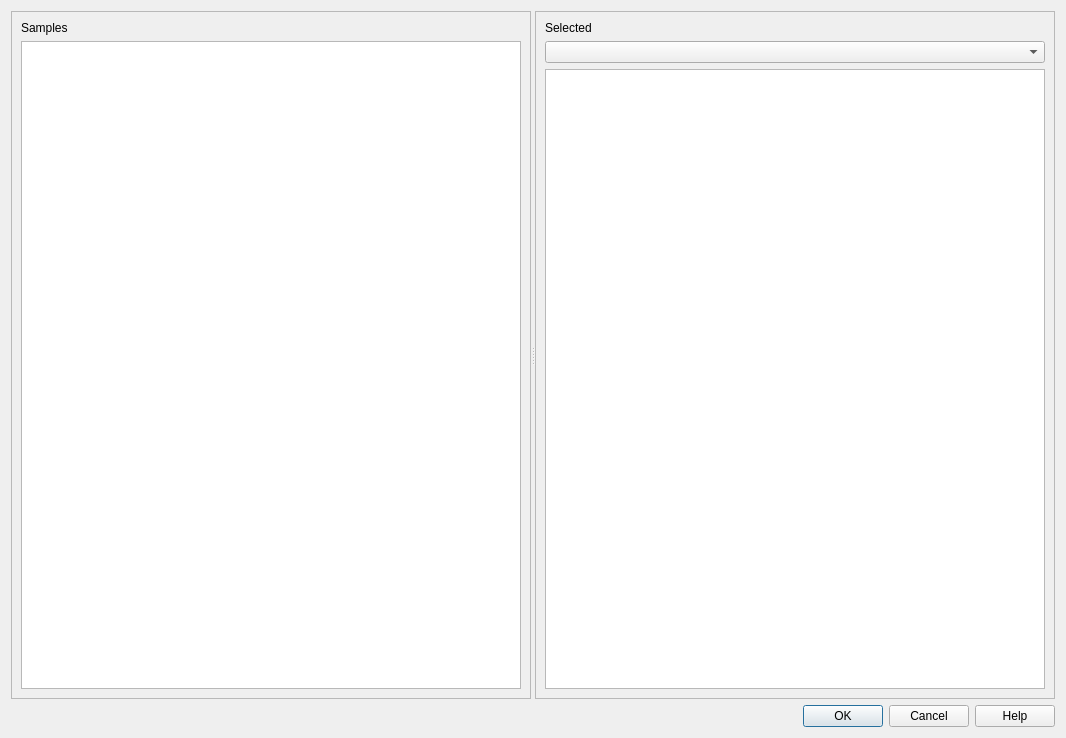
<?xml version="1.0" encoding="UTF-8"?>
<ui version="4.0">
 <class>Dialog</class>
 <widget class="QDialog" name="Dialog">
  <property name="geometry">
   <rect>
    <x>0</x>
    <y>0</y>
    <width>1066</width>
    <height>738</height>
   </rect>
  </property>
  <property name="windowTitle">
   <string>Dialog</string>
  </property>
  <layout class="QVBoxLayout" name="verticalLayout_2">
   <item>
    <widget class="QSplitter" name="splitter">
     <property name="orientation">
      <enum>Qt::Horizontal</enum>
     </property>
     <widget class="QFrame" name="FRA_SAMPLES">
      <property name="frameShape">
       <enum>QFrame::StyledPanel</enum>
      </property>
      <property name="frameShadow">
       <enum>QFrame::Raised</enum>
      </property>
      <layout class="QGridLayout" name="gridLayout">
       <item row="0" column="0">
        <widget class="QLabel" name="LBL_SAMPLE_2">
         <property name="text">
          <string>Samples</string>
         </property>
         <property name="style" stdset="0">
          <string notr="true">heading</string>
         </property>
        </widget>
       </item>
       <item row="1" column="0">
        <widget class="QTreeWidget" name="TVW_SAMPLES">
         <attribute name="headerVisible">
          <bool>false</bool>
         </attribute>
         <column>
          <property name="text">
           <string notr="true">1</string>
          </property>
         </column>
        </widget>
       </item>
      </layout>
     </widget>
     <widget class="QFrame" name="frame_2">
      <property name="frameShape">
       <enum>QFrame::StyledPanel</enum>
      </property>
      <property name="frameShadow">
       <enum>QFrame::Raised</enum>
      </property>
      <layout class="QVBoxLayout" name="verticalLayout">
       <item>
        <widget class="QLabel" name="LBL_SAMPLE">
         <property name="text">
          <string>Selected</string>
         </property>
         <property name="style" stdset="0">
          <string notr="true">heading</string>
         </property>
        </widget>
       </item>
       <item>
        <widget class="QComboBox" name="CMB_FILES"/>
       </item>
       <item>
        <widget class="QTextBrowser" name="TXT_DATA">
         <property name="tabChangesFocus">
          <bool>true</bool>
         </property>
         <property name="lineWrapMode">
          <enum>QTextEdit::NoWrap</enum>
         </property>
         <property name="style" stdset="0">
          <string>monospaced</string>
         </property>
        </widget>
       </item>
      </layout>
     </widget>
    </widget>
   </item>
   <item>
    <widget class="QDialogButtonBox" name="BTNBOX_MAIN">
     <property name="standardButtons">
      <set>QDialogButtonBox::Cancel|QDialogButtonBox::Help|QDialogButtonBox::Ok</set>
     </property>
    </widget>
   </item>
  </layout>
 </widget>
 <resources/>
 <connections/>
</ui>
